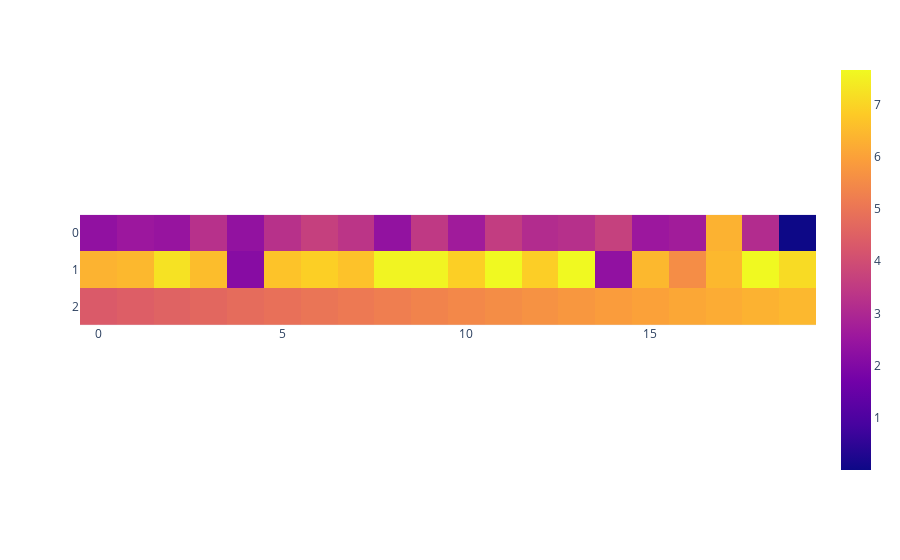

Source (notebook cell):
### Code cell
# # https://plotly.com/python/heatmaps/
import plotly.express as px
fig = px.imshow([
    df.time_1,df.time_2,df.time_3,
])
fig.show()

### Figure 1 — Plotly figure (JSON) as saved in the notebook; plotly's stock layout.template omitted (floating-point values rounded to 4 significant figures)
{"data": [{"coloraxis": "coloraxis", "hovertemplate": "x: %{x}<br>y: %{y}<br>color: %{z}<extra></extra>", "type": "heatmap", "z": [[2.333, 2.563, 2.456, 3.245, 2.345, 3.254, 3.654, 3.354, 2.359, 3.456, 2.654, 3.564, 3.123, 3.216, 3.666, 2.555, 2.689, 6.324, 3.123, 0.005], [6.354, 6.456, 7.246, 6.546, 2.123, 6.666, 6.899, 6.655, 7.564, 7.564, 6.897, 7.657, 6.876, 7.654, 2.333, 6.456, 5.564, 6.456, 7.658, 7.123], [4.333, 4.444, 4.555, 4.666, 4.777, 4.888, 4.999, 5.11, 5.221, 5.332, 5.443, 5.554, 5.665, 5.776, 5.887, 5.998, 6.109, 6.22, 6.331, 6.442]]}], "layout": {"coloraxis": {"colorscale": [[0, "#0d0887"], [0.1111, "#46039f"], [0.2222, "#7201a8"], [0.3333, "#9c179e"], [0.4444, "#bd3786"], [0.5556, "#d8576b"], [0.6667, "#ed7953"], [0.7778, "#fb9f3a"], [0.8889, "#fdca26"], [1, "#f0f921"]]}, "margin": {"t": 60}, "xaxis": {"constrain": "domain", "scaleanchor": "y"}, "yaxis": {"autorange": "reversed", "constrain": "domain"}}}
